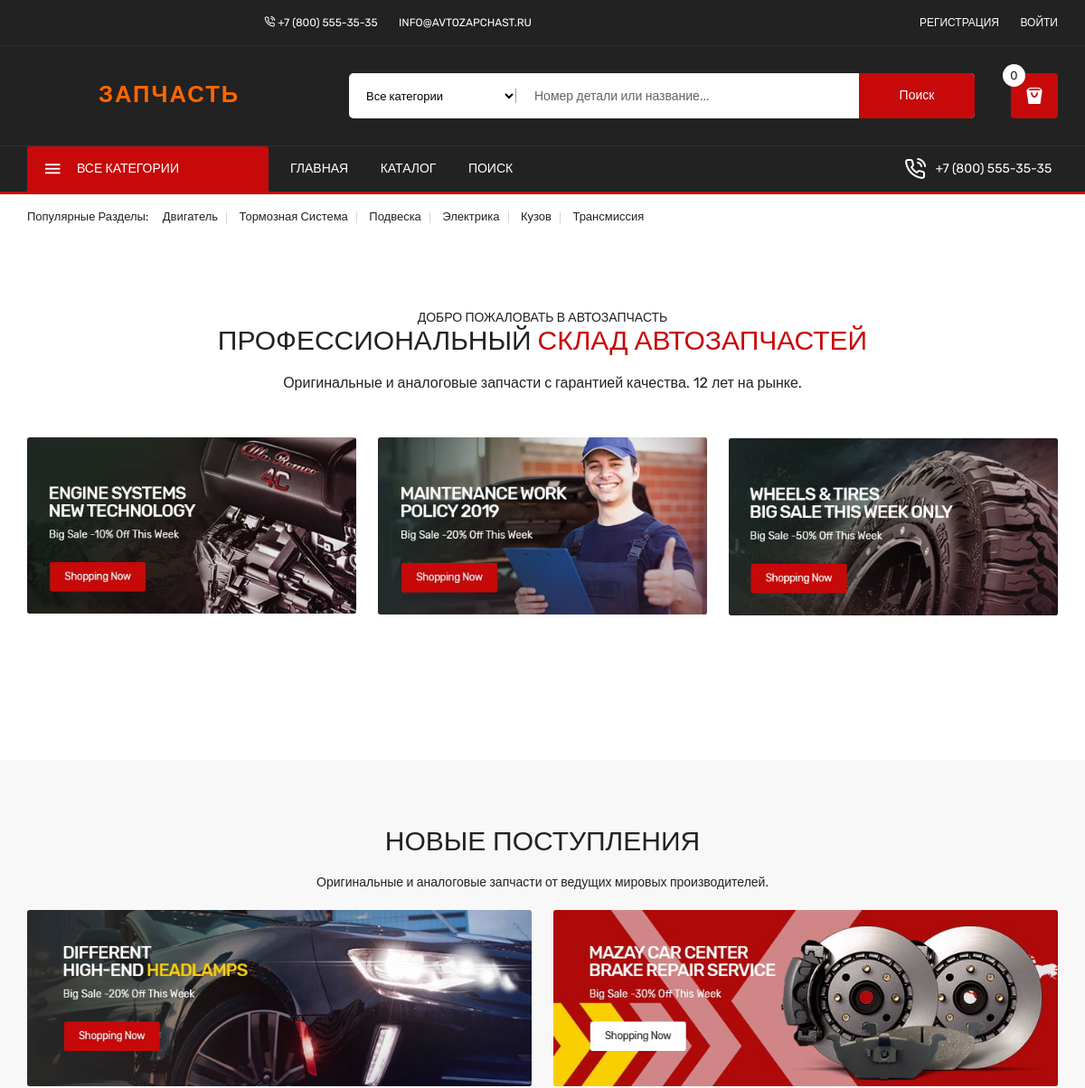
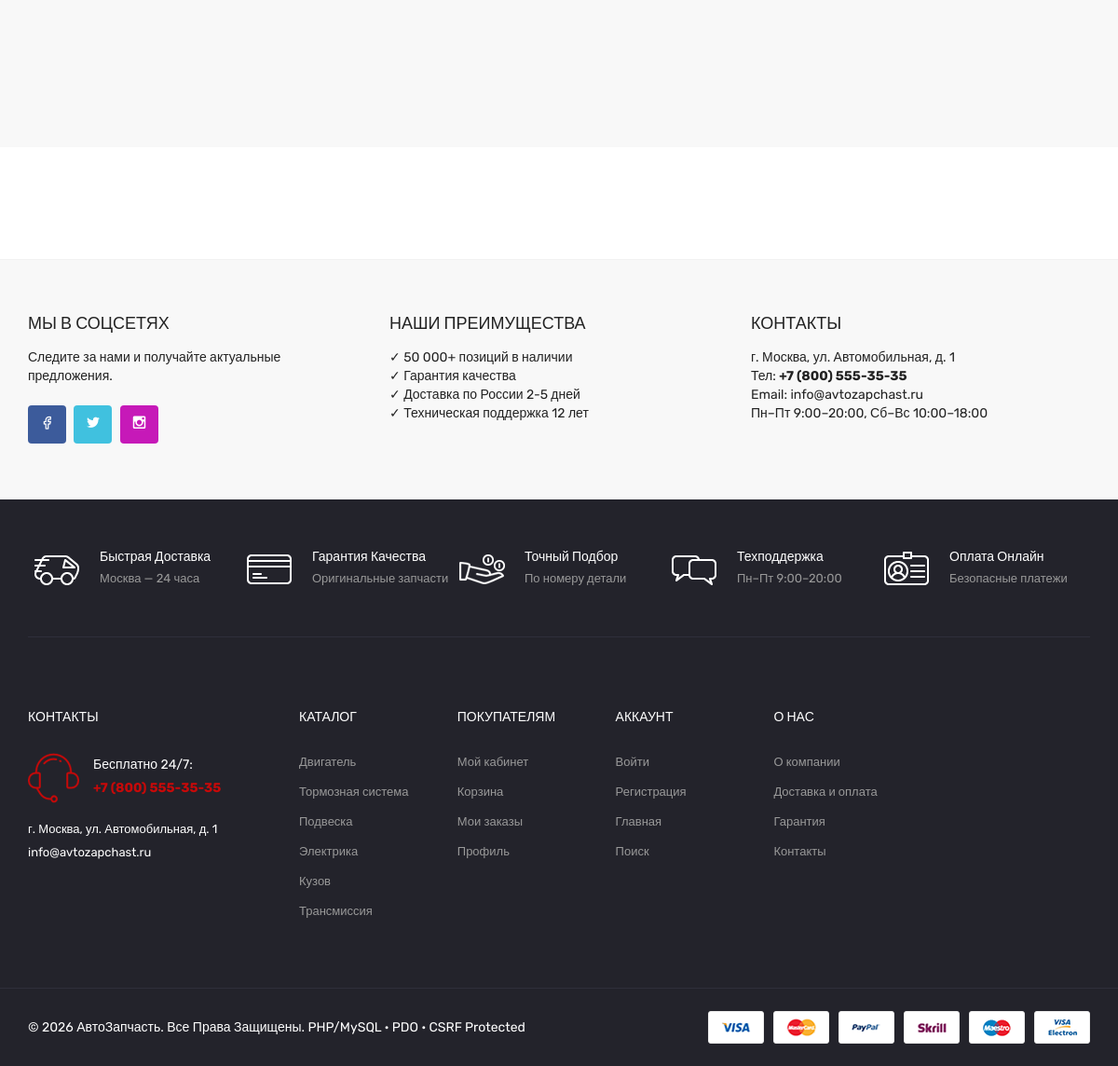
The page / on the database its author committed (2 pictures, top to bottom).
### tables this page shows
CREATE TABLE IF NOT EXISTS `categories` (
  `id`          INT UNSIGNED  NOT NULL AUTO_INCREMENT,
  `name`        VARCHAR(120)  NOT NULL,
  `slug`        VARCHAR(120)  NOT NULL UNIQUE,
  `parent_id`   INT UNSIGNED  DEFAULT NULL,
  `description` TEXT          DEFAULT NULL,
  `image_path`  VARCHAR(255)  DEFAULT NULL,
  `sort_order`  INT           NOT NULL DEFAULT 0,
  `is_active`   TINYINT(1)    NOT NULL DEFAULT 1,
  PRIMARY KEY (`id`),
  KEY `idx_parent` (`parent_id`),
  KEY `idx_slug`   (`slug`),
  CONSTRAINT `fk_cat_parent` FOREIGN KEY (`parent_id`) REFERENCES `categories` (`id`) ON DELETE SET NULL
);

### includes/functions.php (called while the page is built, shortened)
<?php
function sanitize($input): string {
    return htmlspecialchars((string)$input, ENT_QUOTES | ENT_HTML5, 'UTF-8');
}

### index.php (the view, shortened to what this page needs)
<?php
$db = getDB();
$catStmt = $db->query("SELECT * FROM categories WHERE is_active = 1 AND parent_id IS NULL ORDER BY sort_order LIMIT 7");
$featCategories = $catStmt->fetchAll();
require_once __DIR__ . '/includes/header.php';
?>
<div class="top_tags_area">
  <div class="container">
    <div class="row"><div class="col-12">
      <div class="tags_content"><ul>
        <li><span>Популярные разделы:</span></li>
        <?php foreach ($featCategories as $cat): ?>
        <li><a href="<?= APP_URL ?>/catalog/index.php?category=<?= sanitize($cat['slug']) ?>"><?= sanitize($cat['name']) ?></a></li>
        <?php endforeach; ?>
      </ul></div>
    </div></div>
  </div>
</div>
<div class="banner_area mb-80">
  <div class="container">
    <div class="row"><div class="col-12">
      <div class="welcome_title">
        <h3>ДОБРО ПОЖАЛОВАТЬ В АВТОЗАПЧАСТЬ</h3>
        <h2>ПРОФЕССИОНАЛЬНЫЙ <span>СКЛАД АВТОЗАПЧАСТЕЙ</span></h2>
        <p>Оригинальные и аналоговые запчасти с гарантией качества. 12 лет на рынке.</p>
      </div>
    </div></div>
    <div class="row">
      <div class="col-lg-4 col-md-4">
        <figure class="single_banner"><div class="banner_thumb">
          <a href="<?= APP_URL ?>/catalog/index.php?category=dvigatel"><img src="<?= APP_URL ?>/assets/img/bg/banner1.jpg" alt="Двигатель"></a>
        </div></figure>
      </div>
      <div class="col-lg-4 col-md-4">
        <figure class="single_banner"><div class="banner_thumb">
          <a href="<?= APP_URL ?>/catalog/index.php?category=tormoznaya-sistema"><img src="<?= APP_URL ?>/assets/img/bg/banner2.jpg" alt="Тормоза"></a>
        </div></figure>
      </div>
      <div class="col-lg-4 col-md-4">
        <figure class="single_banner"><div class="banner_thumb">
          <a href="<?= APP_URL ?>/catalog/index.php?category=podveska"><img src="<?= APP_URL ?>/assets/img/bg/banner3.jpg" alt="Подвеска"></a>
        </div></figure>
      </div>
    </div>
  </div>
</div>
<div class="home_section_bg">
<div class="product_area">
  <div class="container">
    <div class="row"><div class="col-12">
      <div class="section_title">
        <h2><span>Новые</span> поступления</h2>
        <p>Оригинальные и аналоговые запчасти от ведущих мировых производителей.</p>
      </div>
    </div></div>
  </div>
</div>
<div class="banner_area mb-80">
  <div class="container"><div class="row">
    <div class="col-lg-6 col-md-6">
      <figure class="single_banner"><div class="banner_thumb">
        <a href="<?= APP_URL ?>/catalog/index.php?category=elektrika"><img src="<?= APP_URL ?>/assets/img/bg/banner4.jpg" alt="Электрика"></a>
      </div></figure>
    </div>
    <div class="col-lg-6 col-md-6">
      <figure class="single_banner"><div class="banner_thumb">
        <a href="<?= APP_URL ?>/catalog/index.php?category=kuzov"><img src="<?= APP_URL ?>/assets/img/bg/banner5.jpg" alt="Кузов"></a>
      </div></figure>
    </div>
  </div></div>
</div>
</div>
<div class="brand_area brand_padding">
</div>
<div class="newsletter_area newsletter_padding">
  <div class="container">
    <div class="newsletter_inner"><div class="row">
      <div class="col-lg-4 col-md-6">
        <div class="newsletter_container">
          <h3>Мы в соцсетях</h3>
          <p>Следите за нами и получайте актуальные предложения.</p>
          <div class="footer_social"><ul>
            <li><a class="facebook" href="#"><i class="icon-facebook"></i></a></li>
            <li><a class="twitter" href="#"><i class="icon-twitter2"></i></a></li>
            <li><a class="instagram2" href="#"><i class="icon-instagram2"></i></a></li>
          </ul></div>
        </div>
      </div>
      <div class="col-lg-4 col-md-6">
        <div class="newsletter_container">
          <h3>Наши преимущества</h3>
          <p>✓ 50 000+ позиций в наличии<br>✓ Гарантия качества<br>✓ Доставка по России 2-5 дней<br>✓ Техническая поддержка 12 лет</p>
        </div>
      </div>
      <div class="col-lg-4 col-md-7">
        <div class="newsletter_container col_3">
          <h3>КОНТАКТЫ</h3>
          <p>г. Москва, ул. Автомобильная, д. 1<br>
             Тел: <strong>+7 (800) 555-35-35</strong><br>
             Email: info@avtozapchast.ru<br>
             Пн–Пт 9:00–20:00, Сб–Вс 10:00–18:00</p>
        </div>
      </div>
    </div></div>
  </div>
</div>
<?php require_once __DIR__ . '/includes/footer.php'; ?>

### rows shown on the page
categories: name "Двигатель"
categories: name "Тормозная Система"
categories: name "Подвеска"
categories: name "Электрика"
categories: name "Кузов"
categories: name "Трансмиссия"

### other values the page prints
$cartCount "0"
